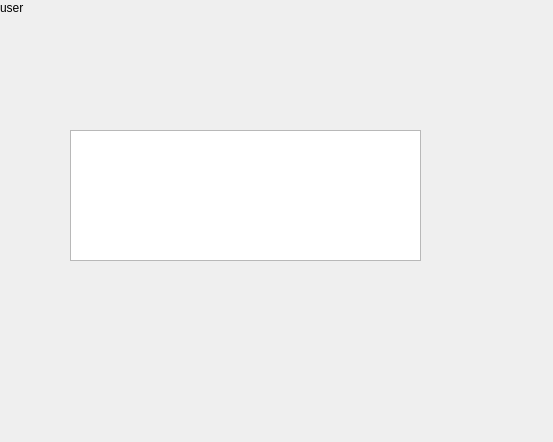
<?xml version="1.0" encoding="UTF-8"?>
<ui version="4.0">
 <class>UserWidget</class>
 <widget class="QWidget" name="UserWidget">
  <property name="geometry">
   <rect>
    <x>0</x>
    <y>0</y>
    <width>553</width>
    <height>442</height>
   </rect>
  </property>
  <property name="windowTitle">
   <string>Form</string>
  </property>
  <widget class="QLabel" name="label">
   <property name="geometry">
    <rect>
     <x>0</x>
     <y>0</y>
     <width>51</width>
     <height>16</height>
    </rect>
   </property>
   <property name="text">
    <string>user</string>
   </property>
  </widget>
  <widget class="QGraphicsView" name="graphicsView">
   <property name="geometry">
    <rect>
     <x>70</x>
     <y>130</y>
     <width>351</width>
     <height>131</height>
    </rect>
   </property>
  </widget>
 </widget>
 <resources/>
 <connections/>
</ui>
